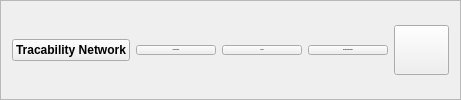
        <widget class="QFrame" name="frame_5">
         <property name="font">
          <font>
           <weight>75</weight>
           <bold>true</bold>
          </font>
         </property>
         <property name="frameShape">
          <enum>QFrame::StyledPanel</enum>
         </property>
         <property name="frameShadow">
          <enum>QFrame::Raised</enum>
         </property>
         <layout class="QHBoxLayout" name="horizontalLayout_5">
          <item>
           <widget class="QPushButton" name="trace_btn">
            <property name="text">
             <string>Tracability Network</string>
            </property>
            <property name="icon">
             <iconset>
              <normaloff>icons/traceability.png</normaloff>icons/traceability.png</iconset>
            </property>
            <property name="iconSize">
             <size>
              <width>50</width>
              <height>35</height>
             </size>
            </property>
           </widget>
          </item>
          <item>
           <widget class="QPushButton" name="pdf_gen">
            <property name="font">
             <font>
              <pointsize>-1</pointsize>
             </font>
            </property>
            <property name="text">
             <string>Generate PDF</string>
            </property>
            <property name="icon">
             <iconset>
              <normaloff>icons/sheet.png</normaloff>icons/sheet.png</iconset>
            </property>
            <property name="iconSize">
             <size>
              <width>50</width>
              <height>35</height>
             </size>
            </property>
           </widget>
          </item>
          <item>
           <widget class="QPushButton" name="show_charts_button">
            <property name="font">
             <font>
              <pointsize>-1</pointsize>
             </font>
            </property>
            <property name="text">
             <string>Charts</string>
            </property>
            <property name="icon">
             <iconset>
              <normaloff>icons/statistics.png</normaloff>icons/statistics.png</iconset>
            </property>
            <property name="iconSize">
             <size>
              <width>50</width>
              <height>35</height>
             </size>
            </property>
           </widget>
          </item>
          <item>
           <widget class="QPushButton" name="sun_charts">
            <property name="font">
             <font>
              <pointsize>-1</pointsize>
             </font>
            </property>
            <property name="text">
             <string>Relational Diagrams</string>
            </property>
            <property name="icon">
             <iconset>
              <normaloff>icons/pie-chart.png</normaloff>icons/pie-chart.png</iconset>
            </property>
            <property name="iconSize">
             <size>
              <width>50</width>
              <height>35</height>
             </size>
            </property>
           </widget>
          </item>
          <item>
           <widget class="QPushButton" name="open_chat_button">
            <property name="minimumSize">
             <size>
              <width>55</width>
              <height>50</height>
             </size>
            </property>
            <property name="maximumSize">
             <size>
              <width>65</width>
              <height>50</height>
             </size>
            </property>
            <property name="mouseTracking">
             <bool>false</bool>
            </property>
            <property name="text">
             <string/>
            </property>
            <property name="icon">
             <iconset>
              <normaloff>icons/chat-app.png</normaloff>icons/chat-app.png</iconset>
            </property>
            <property name="iconSize">
             <size>
              <width>65</width>
              <height>50</height>
             </size>
            </property>
            <property name="flat">
             <bool>false</bool>
            </property>
           </widget>
          </item>
         </layout>
        </widget>
